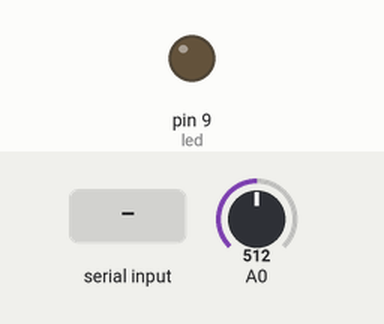
A sketch run on a simulated Arduino Uno, built with avr-gcc and run on an emulated ATmega328P. On the bench: output pins drawn as LEDs (lit = HIGH). Inputs (shaded band) come from the test bench; at power-on: A0 = 512. What the sketch prints to the serial monitor is not drawn.

Above: at 1.8 s.
1.9 s: "A" received over Serial
At 2.9 s:
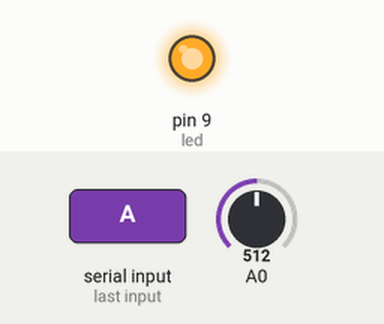
3.5 s: A0 set to 716
6.5 s: A0 set to 900
Timing chart, 0 to 9.5 s (numbered marks = the images above; inputs shaded):
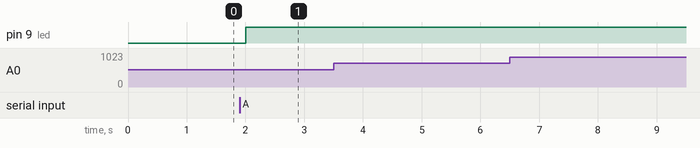

The sketch:

LM35COD1.ino
```cpp
int led=9;
int temp; //declaramos nuestra variable de temperatura
int temC;
boolean status=LOW;
void setup()
{
  Serial.begin(9600);
  pinMode(led,OUTPUT);
}
void loop()
{
  temp = analogRead(A0); //aca indicamos que temperatura viene de A0 el cual es el que resive la info
  //temp = (temp *0.634328358);
  temp =(temp/1024.0)*500; //aca hacemos la conversion de la informacion a numeros

//temp = (5.0 * temp * 100.0)/1024.0;
  Serial.write(temp); //esto nos permite que processing lo pueda leer
  delay(1000);
  if(Serial.available()>0) //aca indicamos que el valor tiene que ser mayor que 0
  {
    byte dato = Serial.read();
    if(dato==65)
    {
      status=!status;
    }
    digitalWrite(led,status);
    }
  }
```

Measured:
- after the input at 1.9 s, pin 9 (led): LOW → HIGH after 0.10 s
- after the input at 3.5 s, every drawn part: stays the same
- after the input at 6.5 s, every drawn part: stays the same
